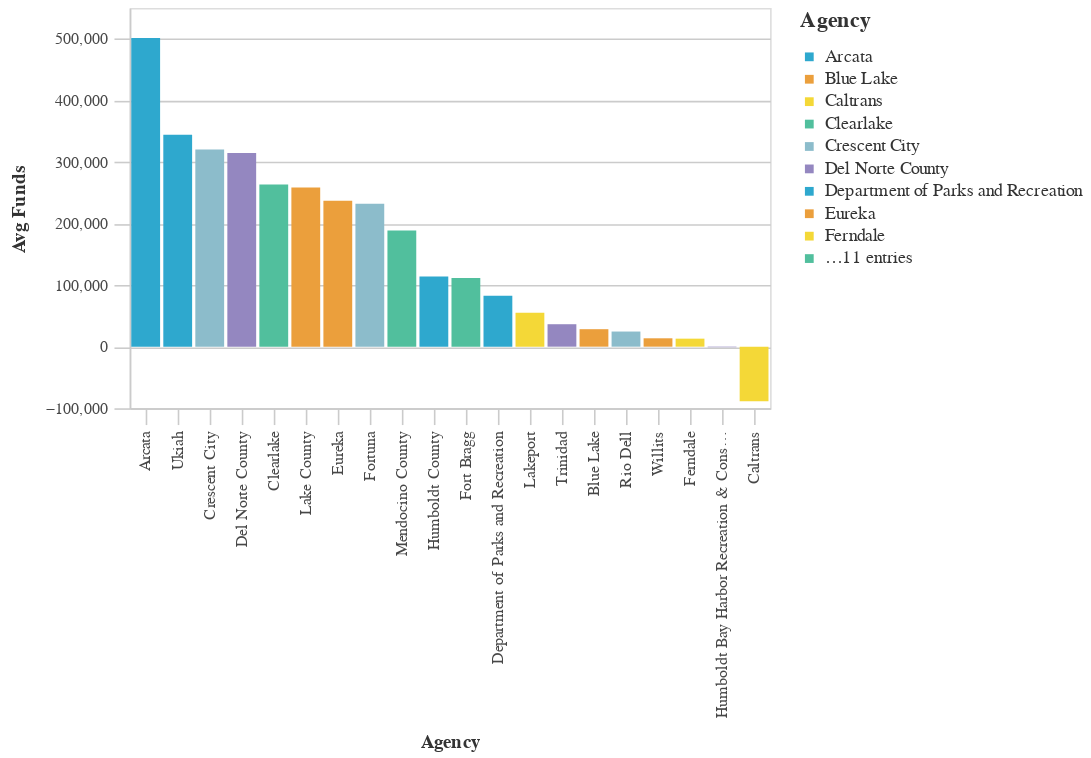

Write notebook code for a chart like this one.
### Markdown cell above
### Lowest Average Total Funds by Agency ($2021)

### Code cell
#Bar chart Bottom Average Total Requested Funds by Agency
avg_funds_bottom = (df>>group_by(_.primary_agency_name)>>summarize(avg_funds=_.adjusted_total_requested.mean())>>arrange(-_.avg_funds)).tail(50)

chart5=( _dla_utils_reports.basic_bar_chart_no_save((avg_funds_bottom.tail(40)), 'primary_agency_name','avg_funds', 'primary_agency_name', district))
    
display(chart5)

### Figure 1 — Vega-Lite specification as saved in the notebook (floating-point values rounded to 4 significant figures)
{"config": {"view": {"continuousWidth": 400, "continuousHeight": 300}, "axis": {"domainColor": "#cbcbcb", "grid": true, "gridColor": "#cbcbcb", "gridWidth": 1, "labelColor": "#474747", "labelFont": "Nunito Sans", "labelFontSize": 10, "labelPadding": 4, "tickColor": "#cbcbcb", "tickSize": 10, "titleColor": "#333", "titleFont": "Raleway", "titleFontSize": 12, "titlePadding": 10}, "axisBand": {"grid": false}, "background": "white", "font": "Raleway", "header": {"labelFont": "Nunito Sans", "titleFont": "Raleway"}, "legend": {"labelColor": "#333", "labelFont": "Nunito Sans", "labelFontSize": 11, "labelLimit": 0, "padding": 1, "symbolSize": 30, "symbolType": "square", "titleColor": "#333", "titleFont": "Raleway", "titleFontSize": 14, "titlePadding": 10}, "title": {"anchor": "middle", "font": "Raleway", "fontSize": 18, "fontWeight": 300, "offset": 20}}, "data": {"name": "data-01ef2ec9a056bff735344da295611534"}, "mark": "bar", "encoding": {"color": {"field": "primary_agency_name", "legend": {"symbolLimit": 10, "title": "Agency"}, "scale": {"range": ["#2EA8CE", "#EB9F3C", "#F4D837", "#51BF9D", "#8CBCCB", "#9487C0"]}, "type": "nominal"}, "tooltip": [{"field": "primary_agency_name", "type": "nominal"}, {"field": "avg_funds", "type": "quantitative"}], "x": {"field": "primary_agency_name", "sort": "-y", "title": "Agency", "type": "nominal"}, "y": {"field": "avg_funds", "title": "Avg Funds", "type": "quantitative"}}, "height": 250, "width": 400, "$schema": "https://vega.github.io/schema/vega-lite/v4.17.0.json", "datasets": {"data-01ef2ec9a056bff735344da295611534": [{"primary_agency_name": "Arcata", "avg_funds": 501400.0}, {"primary_agency_name": "Ukiah", "avg_funds": 344000.0}, {"primary_agency_name": "Crescent City", "avg_funds": 320300.0}, {"primary_agency_name": "Del Norte County", "avg_funds": 314500.0}, {"primary_agency_name": "Clearlake", "avg_funds": 263500.0}, {"primary_agency_name": "Lake County", "avg_funds": 258400.0}, {"primary_agency_name": "Eureka", "avg_funds": 236800.0}, {"primary_agency_name": "Fortuna", "avg_funds": 231900.0}, {"primary_agency_name": "Mendocino County", "avg_funds": 188600.0}, {"primary_agency_name": "Humboldt County", "avg_funds": 113900.0}, {"primary_agency_name": "Fort Bragg", "avg_funds": 111400.0}, {"primary_agency_name": "Department of Parks and Recreation", "avg_funds": 82890.0}, {"primary_agency_name": "Lakeport", "avg_funds": 54940.0}, {"primary_agency_name": "Trinidad", "avg_funds": 36470.0}, {"primary_agency_name": "Blue Lake", "avg_funds": 28390.0}, {"primary_agency_name": "Rio Dell", "avg_funds": 24580.0}, {"primary_agency_name": "Willits", "avg_funds": 13610.0}, {"primary_agency_name": "Ferndale", "avg_funds": 13030.0}, {"primary_agency_name": "Humboldt Bay Harbor Recreation & Conservation District", "avg_funds": -880.2}, {"primary_agency_name": "Caltrans", "avg_funds": -88590.0}]}}
